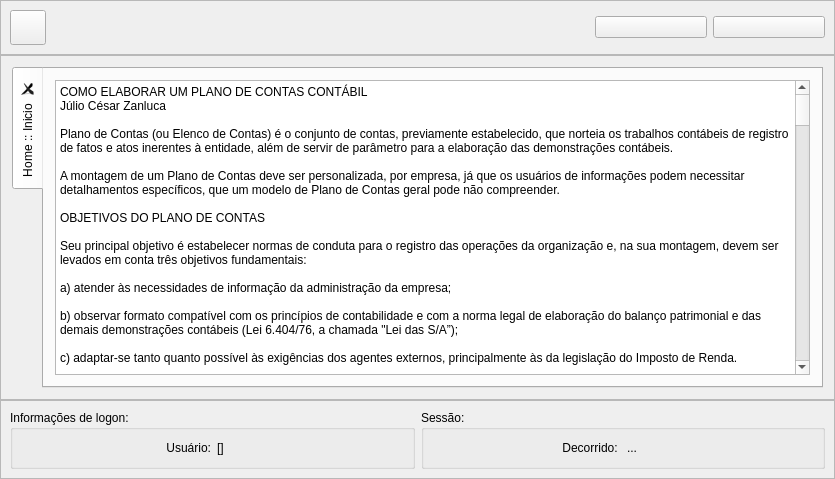
<?xml version="1.0" encoding="UTF-8"?>
<ui version="4.0">
 <class>Principal</class>
 <widget class="QWidget" name="Principal">
  <property name="geometry">
   <rect>
    <x>0</x>
    <y>0</y>
    <width>835</width>
    <height>479</height>
   </rect>
  </property>
  <property name="windowTitle">
   <string>Severino | Plano de Contas</string>
  </property>
  <property name="styleSheet">
   <string notr="true"/>
  </property>
  <layout class="QGridLayout" name="gridLayout_2">
   <property name="leftMargin">
    <number>0</number>
   </property>
   <property name="topMargin">
    <number>0</number>
   </property>
   <property name="rightMargin">
    <number>0</number>
   </property>
   <property name="bottomMargin">
    <number>0</number>
   </property>
   <property name="spacing">
    <number>0</number>
   </property>
   <item row="0" column="0">
    <widget class="QFrame" name="framePanel">
     <property name="frameShape">
      <enum>QFrame::StyledPanel</enum>
     </property>
     <property name="frameShadow">
      <enum>QFrame::Raised</enum>
     </property>
     <layout class="QHBoxLayout" name="horizontalLayout">
      <property name="leftMargin">
       <number>9</number>
      </property>
      <property name="topMargin">
       <number>9</number>
      </property>
      <property name="rightMargin">
       <number>9</number>
      </property>
      <property name="bottomMargin">
       <number>9</number>
      </property>
      <item>
       <widget class="QToolButton" name="toolButton">
        <property name="text">
         <string/>
        </property>
        <property name="icon">
         <iconset resource="thema.qrc">
          <normaloff>:/images/list.png</normaloff>:/images/list.png</iconset>
        </property>
        <property name="iconSize">
         <size>
          <width>28</width>
          <height>28</height>
         </size>
        </property>
        <property name="toolButtonStyle">
         <enum>Qt::ToolButtonTextBesideIcon</enum>
        </property>
       </widget>
      </item>
      <item>
       <spacer name="horizontalSpacer">
        <property name="orientation">
         <enum>Qt::Horizontal</enum>
        </property>
        <property name="sizeHint" stdset="0">
         <size>
          <width>40</width>
          <height>20</height>
         </size>
        </property>
       </spacer>
      </item>
      <item>
       <widget class="QPushButton" name="botaoAtualizar">
        <property name="minimumSize">
         <size>
          <width>112</width>
          <height>0</height>
         </size>
        </property>
        <property name="text">
         <string/>
        </property>
        <property name="icon">
         <iconset resource="thema.qrc">
          <normaloff>:/images/folder.png</normaloff>:/images/folder.png</iconset>
        </property>
        <property name="iconSize">
         <size>
          <width>28</width>
          <height>28</height>
         </size>
        </property>
       </widget>
      </item>
      <item>
       <widget class="QPushButton" name="botaoSair">
        <property name="minimumSize">
         <size>
          <width>112</width>
          <height>0</height>
         </size>
        </property>
        <property name="text">
         <string/>
        </property>
        <property name="icon">
         <iconset resource="thema.qrc">
          <normaloff>:/images/exit.png</normaloff>:/images/exit.png</iconset>
        </property>
        <property name="iconSize">
         <size>
          <width>28</width>
          <height>28</height>
         </size>
        </property>
       </widget>
      </item>
     </layout>
    </widget>
   </item>
   <item row="1" column="0">
    <widget class="QFrame" name="framePanel_InfoSessao">
     <property name="frameShape">
      <enum>QFrame::StyledPanel</enum>
     </property>
     <property name="frameShadow">
      <enum>QFrame::Raised</enum>
     </property>
     <layout class="QGridLayout" name="gridLayout">
      <item row="0" column="0">
       <widget class="QTabWidget" name="tabWidget">
        <property name="tabPosition">
         <enum>QTabWidget::West</enum>
        </property>
        <property name="tabShape">
         <enum>QTabWidget::Rounded</enum>
        </property>
        <property name="documentMode">
         <bool>false</bool>
        </property>
        <property name="tabsClosable">
         <bool>true</bool>
        </property>
        <property name="movable">
         <bool>true</bool>
        </property>
        <widget class="QWidget" name="tabHome">
         <attribute name="title">
          <string>Home :: Inicio</string>
         </attribute>
         <layout class="QVBoxLayout" name="verticalLayout_2">
          <item>
           <widget class="QPlainTextEdit" name="plainTextEdit">
            <property name="documentTitle">
             <string/>
            </property>
            <property name="readOnly">
             <bool>true</bool>
            </property>
            <property name="plainText">
             <string>COMO ELABORAR UM PLANO DE CONTAS CONTÁBIL
Júlio César Zanluca

Plano de Contas (ou Elenco de Contas) é o conjunto de contas, previamente estabelecido, que norteia os trabalhos contábeis de registro de fatos e atos inerentes à entidade, além de servir de parâmetro para a elaboração das demonstrações contábeis.
 
A montagem de um Plano de Contas deve ser personalizada, por empresa, já que os usuários de informações podem necessitar detalhamentos específicos, que um modelo de Plano de Contas geral pode não compreender.
 
OBJETIVOS DO PLANO DE CONTAS
 
Seu principal objetivo é estabelecer normas de conduta para o registro das operações da organização e, na sua montagem, devem ser levados em conta três objetivos fundamentais:
 
a) atender às necessidades de informação da administração da empresa;
 
b) observar formato compatível com os princípios de contabilidade e com a norma legal de elaboração do balanço patrimonial e das demais de­monstrações contábeis (Lei 6.404/76, a chamada &quot;Lei das S/A”);
 
c) adaptar-se tanto quanto possível às exigências dos agentes externos, principalmente às da legislação do Imposto de Renda.
 
ELENCO DE CONTAS E CORRESPONDENTE CONJUNTO DE NORMAS
 
O Plano de Contas, genericamente tido como um simples elenco de contas, constituí na verdade um conjunto de normas do qual deve fazer parte, ainda, a descrição do funcionamento de cada conta - o chamado &quot;Manual de Contas&quot;, que contém comentários e indicações gerais sobre a aplicação e o uso de cada uma das contas (para que serve, o que deve conter e outras informações sobre critérios gerais de contabilização).
 
CONTAS DO BALANÇO PATRIMONIAL
 
A empresa deve manter escrituração contábil com base na legislação comercial e com observância das Normas Brasileiras de Contabilidade.
 
O balanço patrimonial é uma das demonstrações contábeis que visa a evidenciar, de forma sintética, a situação patrimonial da empresa e dos atos e fatos consignados na escrituração contábil.
 
Essa demonstração deve ser estruturada de acordo com os preceitos da Lei 6.404/76 (chamada “Lei das S/A”) e segundo os Princípios Fundamentais de Contabilidade.
 
Tal estrutura de contas, dentro do conceito legal da própria Lei 6.404/76 (artigos 176 a 182 e artigo 187), em síntese, se compõe de:

Como exemplo, temos a conta &quot;Caixa&quot;, que registrará o dinheiro em espécie (papel-moeda) disponível na tesouraria da empresa. Trata-se de uma conta do Ativo Circulante, subgrupo Disponibilidades.
 
Sugiro que o Plano de Contas contenha, no mínimo, 4 (quatro) níveis:

Nível 1:
 
Ativo, Passivo, Patrimônio Líquido, Receitas, Custos e Despesas.

Nível 2:
 
Ativo: Circulante, Não Circulante / Passivo e Patrimônio Líquido: Circulante, Não Circulante e Patrimônio Líquido. / Receitas: Receita Bruta, Deduções da Receita Bruta, Outras Receitas Operacionais / Custos e Despesas Operacionais.

Nível 3: Contas que evidenciem os grupos a que se referem, como por exemplo:

Nível 1 - Ativo
Nível 2 - Ativo Circulante
Nível 3 - Bancos Conta Movimento

Nível 4: Sub-contas que evidenciem o tipo de registro contabilizado, como por exemplo:

Nível 1 - Ativo
Nível 2 - Ativo Circulante
Nível 3 - Bancos Conta Movimento
Nível 4 - Banco A
 
Abaixo, segue um exemplo bem simples de uma estrutura de plano de contas em 4 níveis:
 
1 ATIVO

1.1 ATIVO CIRCULANTE
1.1.1 Caixa
1.1.1.01 Caixa Geral
1.1.2 Bancos C/Movimento
1.1.2.01 Banco Alfa
1.1.3 Contas a Receber
1.1.3.01 Clientes
1.1.3.02 Outras Contas a Receber
1.1.3.09(-) Duplicatas Descontadas
1.1.4 Estoques
1.1.4.01 Mercadorias
1.1.4.02 Produtos Acabados
1.1.4.03 Insumos
1.1.4.04 Outros

1.2 NÃO CIRCULANTE
1.2.1 Contas a Receber
1.2.1.01 Clientes
1.2.1.02 Outras Contas
1.2.2 INVESTIMENTOS
1.2.2.01 Participações Societárias
1.2.3 IMOBILIZADO
1.2.3.01 Terrenos
1.2.3.02 Construções e Benfeitorias
1.2.3.03 Máquinas e Ferramentas
1.2.3.04 Veículos
1.2.3.05 Móveis
1.2.3.98 (-) Depreciação Acumulada
1.2.3.99 (-) Amortização Acumulada
1.2.4 INTANGÍVEL
1.2.4.01 Marcas
1.2.4.02 Softwares
1.2.4.99 (-) Amortização Acumulada

2 PASSIVO

2.1 CIRCULANTE
2.1.1 Impostos e Contribuições a Recolher
2.1.1.01 Simples a Recolher
2.1.1.02 INSS
2.1.1.03 FGTS
2.1.2 Contas a Pagar
2.1.2.01 Fornecedores
2.1.2.02 Outras Contas
2.1.3 Empréstimos Bancários
2.1.3.01 Banco A - Operação X

2.2 NÃO CIRCULANTE
2.2.1 Empréstimos Bancários
2.2.1.01 Banco A - Operação X

2.3 PATRIMÔNIO LÍQUIDO
2.3.1 Capital Social
2.3.2.01 Capital Social Subscrito
2.3.2.02 Capital Social a Realizar
2.3.2. Reservas
2.3.2.01 Reservas de Capital
2.3.2.02 Reservas de Lucros
2.3.3 Prejuízos Acumulados
2.3.3.01 Prejuízos Acumulados de Exercícios Anteriores
2.3.3.02 Prejuízos do Exercício Atual

3 CUSTOS E DESPESAS

3.1 Custos dos Produtos Vendidos
3.1.1 Custos dos Materiais
3.1.1.01 Custos dos Materiais Aplicados
3.1.2 Custos da Mão-de-Obra
3.1.2.01 Salários
3.1.2.02 Encargos Sociais

3.2 Custo das Mercadorias Vendidas
3.2.1 Custo das Mercadorias
3.2.1.01 Custo das Mercadorias Vendidas

3.3 Custo dos Serviços Prestados
3.3.1 Custo dos Serviços
3.3.1.01 Materiais Aplicados
3.3.1.02 Mão-de-Obra
3.3.1.03 Encargos Sociais

3.4 Despesas Operacionais
3.4.1 Despesas Gerais
3. 4.1.01 Mão-de-Obra
3.4.1.02 Encargos Sociais
3.4.1.03 Aluguéis

3.5 Perdas de Capital
3.5.1 Baixa de Bens do Ativo Não Circulante
3.5.1.01 Custos de Alienação de Investimentos
3.5.1.02 Custos de Alienação do Imobilizado

4 RECEITAS

4.1 Receita Líquida
4.1.1 Receita Bruta de Vendas
4.1.1.01 De Mercadorias
4.1.1.02 De Produtos
4.1.1.03 De Serviços Prestados
4.1.2 Deduções da Receita Bruta
4.1.2.01 Devoluções
4.1.2.02 Serviços Cancelados

4.2 Outras Receitas Operacionais
4.2.1 Vendas de Ativos Não Circulantes
4.2.1.01 Receitas de Alienação de Investimentos
4.2.1.02 Receitas de Alienação do Imobilizado</string>
            </property>
           </widget>
          </item>
         </layout>
        </widget>
       </widget>
      </item>
     </layout>
    </widget>
   </item>
   <item row="2" column="0">
    <widget class="QFrame" name="framePanel_InfoUsuario">
     <property name="frameShape">
      <enum>QFrame::StyledPanel</enum>
     </property>
     <property name="frameShadow">
      <enum>QFrame::Raised</enum>
     </property>
     <layout class="QGridLayout" name="gridLayout_5">
      <property name="leftMargin">
       <number>9</number>
      </property>
      <property name="topMargin">
       <number>9</number>
      </property>
      <property name="rightMargin">
       <number>9</number>
      </property>
      <property name="bottomMargin">
       <number>9</number>
      </property>
      <item row="0" column="0">
       <widget class="QGroupBox" name="groupBox_InfoUsuario">
        <property name="title">
         <string>Informações de logon:</string>
        </property>
        <layout class="QGridLayout" name="gridLayout_3">
         <property name="rightMargin">
          <number>9</number>
         </property>
         <item row="0" column="0">
          <widget class="QLabel" name="label_DescricaoUsuario">
           <property name="text">
            <string>Usuário:</string>
           </property>
           <property name="alignment">
            <set>Qt::AlignRight|Qt::AlignTrailing|Qt::AlignVCenter</set>
           </property>
          </widget>
         </item>
         <item row="0" column="1">
          <widget class="QLabel" name="campoUsuario">
           <property name="font">
            <font/>
           </property>
           <property name="text">
            <string>[]</string>
           </property>
          </widget>
         </item>
        </layout>
       </widget>
      </item>
      <item row="0" column="1">
       <widget class="QGroupBox" name="groupBox_Sessao">
        <property name="title">
         <string>Sessão:</string>
        </property>
        <layout class="QGridLayout" name="gridLayout_4">
         <property name="rightMargin">
          <number>9</number>
         </property>
         <item row="0" column="1">
          <widget class="QLabel" name="campoTime">
           <property name="font">
            <font/>
           </property>
           <property name="text">
            <string>...</string>
           </property>
           <property name="alignment">
            <set>Qt::AlignLeading|Qt::AlignLeft|Qt::AlignVCenter</set>
           </property>
          </widget>
         </item>
         <item row="0" column="0">
          <widget class="QLabel" name="campoTime_Descricao">
           <property name="font">
            <font/>
           </property>
           <property name="text">
            <string>Decorrido: </string>
           </property>
           <property name="alignment">
            <set>Qt::AlignRight|Qt::AlignTrailing|Qt::AlignVCenter</set>
           </property>
          </widget>
         </item>
        </layout>
       </widget>
      </item>
     </layout>
    </widget>
   </item>
  </layout>
 </widget>
 <layoutdefault spacing="6" margin="11"/>
 <tabstops>
  <tabstop>toolButton</tabstop>
  <tabstop>botaoAtualizar</tabstop>
  <tabstop>botaoSair</tabstop>
  <tabstop>tabWidget</tabstop>
  <tabstop>plainTextEdit</tabstop>
 </tabstops>
 <resources>
  <include location="thema.qrc"/>
 </resources>
 <connections/>
</ui>
